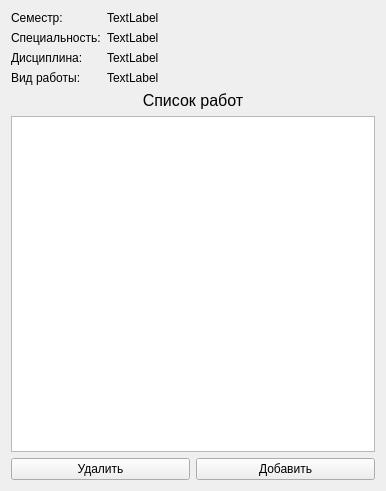
<?xml version="1.0" encoding="UTF-8"?>
<ui version="4.0">
 <class>TableListWorks</class>
 <widget class="QWidget" name="TableListWorks">
  <property name="geometry">
   <rect>
    <x>0</x>
    <y>0</y>
    <width>386</width>
    <height>491</height>
   </rect>
  </property>
  <property name="windowTitle">
   <string>Form</string>
  </property>
  <layout class="QGridLayout" name="gridLayout_2">
   <item row="0" column="0">
    <layout class="QFormLayout" name="formLayout">
     <item row="0" column="0">
      <widget class="QLabel" name="label_2">
       <property name="text">
        <string>Семестр:</string>
       </property>
      </widget>
     </item>
     <item row="0" column="1">
      <widget class="QLabel" name="label_3">
       <property name="text">
        <string>TextLabel</string>
       </property>
      </widget>
     </item>
     <item row="1" column="0">
      <widget class="QLabel" name="label_6">
       <property name="text">
        <string>Специальность:</string>
       </property>
      </widget>
     </item>
     <item row="1" column="1">
      <widget class="QLabel" name="label_7">
       <property name="text">
        <string>TextLabel</string>
       </property>
      </widget>
     </item>
     <item row="2" column="0">
      <widget class="QLabel" name="label_4">
       <property name="text">
        <string>Дисциплина:</string>
       </property>
      </widget>
     </item>
     <item row="2" column="1">
      <widget class="QLabel" name="label_5">
       <property name="text">
        <string>TextLabel</string>
       </property>
      </widget>
     </item>
     <item row="3" column="0">
      <widget class="QLabel" name="label_8">
       <property name="text">
        <string>Вид работы:</string>
       </property>
      </widget>
     </item>
     <item row="3" column="1">
      <widget class="QLabel" name="label_9">
       <property name="text">
        <string>TextLabel</string>
       </property>
      </widget>
     </item>
    </layout>
   </item>
   <item row="1" column="0">
    <widget class="QLabel" name="label">
     <property name="font">
      <font>
       <pointsize>12</pointsize>
      </font>
     </property>
     <property name="text">
      <string>Список работ</string>
     </property>
     <property name="alignment">
      <set>Qt::AlignCenter</set>
     </property>
    </widget>
   </item>
   <item row="2" column="0">
    <layout class="QVBoxLayout" name="verticalLayout">
     <item>
      <widget class="QTableView" name="tableView"/>
     </item>
    </layout>
   </item>
   <item row="3" column="0">
    <layout class="QGridLayout" name="gridLayout">
     <item row="0" column="1">
      <widget class="QPushButton" name="pushButton_2">
       <property name="text">
        <string>Добавить</string>
       </property>
      </widget>
     </item>
     <item row="0" column="0">
      <widget class="QPushButton" name="pushButton">
       <property name="text">
        <string>Удалить</string>
       </property>
      </widget>
     </item>
    </layout>
   </item>
  </layout>
 </widget>
 <resources/>
 <connections/>
</ui>
